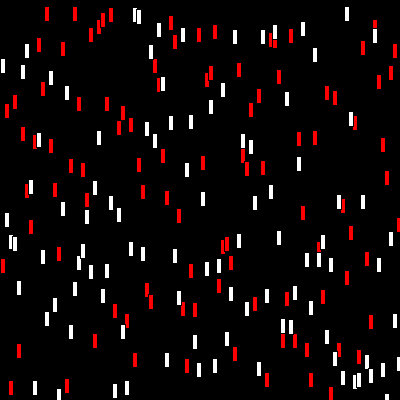
Frame 1 (no input)
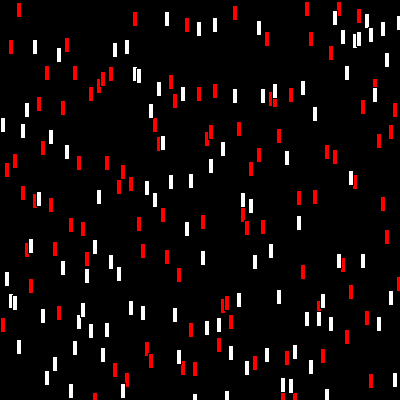
Frame 60 (the mouse pressed at the canvas centre just before this capture)
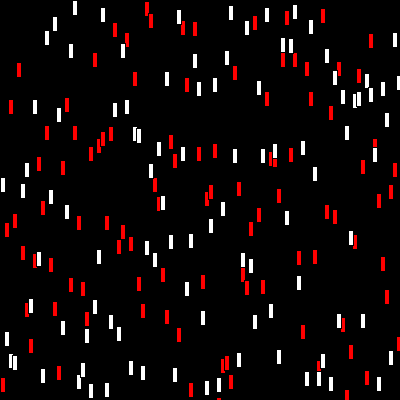
Frame 120 (the mouse held since frame 60 and released just before this capture)

The Processing sketch that drew these frames (run headless with seeded random() and noise(); from frame 60 on, the mouse is pressed at the canvas centre):

// Processing sketch: processing_39849
// ── processing_39849.pde

int num = 100;
float[] x = new float [num];// array for x coordinate
float[] y = new float [num];// array for y coordinate

void setup(){
  size (400,400);
  smooth();
  
  for(int h = 0; h < x.length; h++) {
    x[h] = random(width);    
  }
for(int i = 0; i < y.length; i++){
  y[i]= random (height);
}
}


void draw() {
  background(0);
  fill(255,0,0);
  
  for(int h = 0; h <num; h++){
    rect((width/x.length)*h, x[h],5,15);
    x[h] = x [h]+1;
    if(x[h] >width) x[h] = 0 ;
  }
  fill(255);
   for(int i = 0; i< num; i++){
    rect((height/y.length)*i, y[i],5,15);
    y[i] = y[i]+1;
    if(y[i] > width) y[i] = 0 ;
  
}
}
